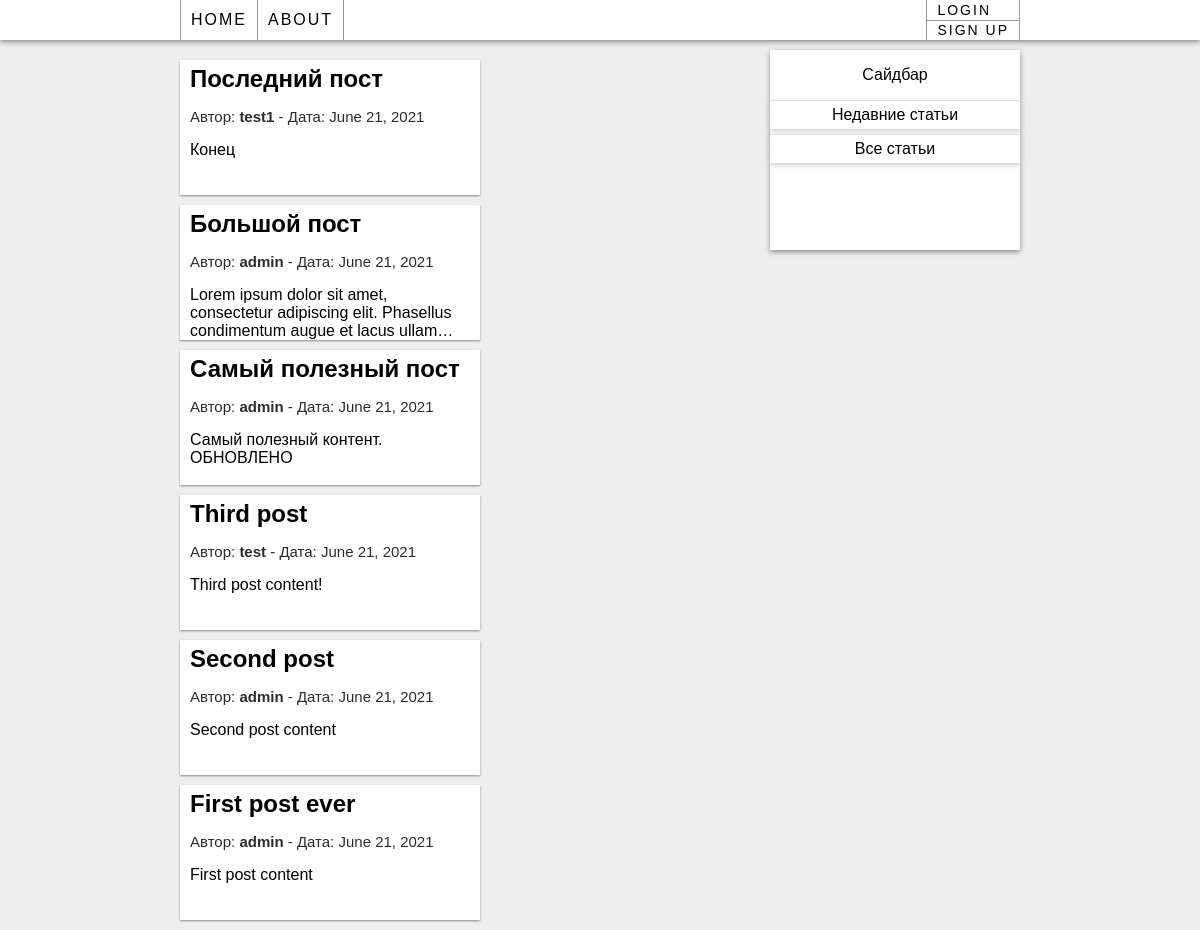
The page / on the database its author committed.
### blog/models.py (models this page shows, shortened)
class Post(models.Model):
    author = models.ForeignKey(User, on_delete=models.CASCADE)
    title = models.CharField(max_length=100)
    content = models.TextField()
    date = models.DateTimeField(default=timezone.now)

### blog/views.py (the view)
# urls.py: path('', PostListView.as_view(), name = 'home'),
class PostListView(ListView):
    model = Post
    template_name = 'blog/home.html'
    context_object_name = 'posts'
    ordering = ['-date']

### blog/templates/blog/home.html
{% extends "blog/base.html" %}
{% block content %}
    {% for post in posts %}
        <article class="post">
            <a class="post__title" href="{% url 'post-detail' post.id %}">{{ post.title }}</a>
            <p class="post__info">
                Автор: <strong>{{ post.author}}</strong> -
                Дата: {{post.date | date:"F d, Y"}}
            </p>
            <p class="post__content" >{{ post.content | truncatechars:100 }}</p>
        </article>
    {% endfor %}
{% endblock content %}

### blog/templates/blog/base.html (shortened to what this page needs)
{% load static %}
<!DOCTYPE html>
<html lang="en">
<head>
    <link rel="stylesheet" href="{% static 'blog/main.css' %}">
</head>
<body>
    <header>
        <nav>
            <div class="links">
                <a class="link border-right-none" href="{% url 'home' %}">Home</a>
                <a class="link" href="{% url 'about' %}">About</a>
            </div>
            {% if user.is_authenticated %}
                <div  class="user-container">
                    <div class="user">{{user.username}}</div>
                    <a href="{% url 'profile' %}" class="link border-right-none"> Profile </a>
                    <a href="{% url 'logout' %}" class="exit-button">Выйти</a>
                </div>
            {% else %}
                <div class="authorization">
                    <a href="{% url 'login' %}" class="link login"> Login </a>
                    <a href="{% url 'register' %}" class="link signup"> Sign Up </a>
                </div>
            {% endif %}
        </nav>
    </header>
    <main class="content">
        <div class="articles">
            {% block content %}{%endblock%}
        </div>
        <div class="sidebar">
            <p>Сайдбар</p>
            <a class="sidebar__link" href="#">Недавние статьи</a>
            <a class="sidebar__link" href="#">Все статьи</a>
        </div>
    </main>
</body>
</html>

### blog/static/blog/main.css (style rules this page uses)
body { margin: 0; font-family: 'Montserrat', sans-serif; background-color: rgb(238, 238, 238); }
header { background-color: white; width: 100%; height: 40px; box-shadow: 0px 2px 5px 0px rgb(139, 139, 139); }
nav { width: 70%; height: 100%; display: flex; margin: 0 auto; justify-content: space-between; align-items: center; }
.content { width: 70%; margin: 10px auto 0 auto; display: flex; flex-direction: row; justify-content: space-between; }
.articles { flex:1; margin-right: 20px; }
.sidebar { background-color: white; min-width: 200px; max-width: 250px; width: 30%; height: 200px; box-shadow: 0px 2px 5px 0px rgb(139, 139, 139); display: flex; flex-direction: column; text-align: center; }
.sidebar__link { text-decoration: none; box-shadow: 0px 2px 5px 0px rgb(201, 201, 201); border-top: 1px solid rgb(219, 219, 219);; margin-bottom: 5px; width: 100%; padding: 5px; box-sizing: border-box; color: black; }
.links { height: 100%; display: flex; }
.link { color: black; text-decoration:none; background-color: rgb(245, 245, 245); height: 100%; display: flex; align-items: center; padding: 0 10px; text-decoration: none; height: 100%; border: 1px solid rgba(0, 0, 0, 0.4); border-bottom: none; border-top: none; background: none; font-weight: 300; text-transform: uppercase; letter-spacing: 2px; }
.border-right-none { border-right: none; }
.authorization { height: 100%; flex-direction: column; display: flex; font-size: 14px; }
.login { border-bottom: 1px solid rgba(0, 0, 0, 0.4); }
.post { width: 50%; min-width: 300px; max-width: 500px; box-shadow: 0px 1px 2px 0px rgb(139, 139, 139); padding: 5px 10px; margin: 10px 0; background-color: white; height: 135px; box-sizing: border-box; overflow:hidden; }
.post__title { text-decoration: none; margin: 0; font-size: 24px; font-weight: bold; color: black; }
.post__info { font-size: 15px; color: rgb(44, 44, 44); }

### rows shown on the page
Post: title "Последний пост", author "test1", date "June 21, 2021", content "Конец"
Post: title "Большой пост", author "admin", date "June 21, 2021", content "Lorem ipsum dolor sit amet, consectetur adipiscing elit. Phasellus condimentum augue et lacus ullam…"
Post: title "Самый полезный пост", author "admin", date "June 21, 2021", content "Самый полезный контент. ОБНОВЛЕНО"
Post: title "Third post", author "test", date "June 21, 2021", content "Third post content!"
Post: title "Second post", author "admin", date "June 21, 2021", content "Second post content"
Post: title "First post ever", author "admin", date "June 21, 2021", content "First post content"
